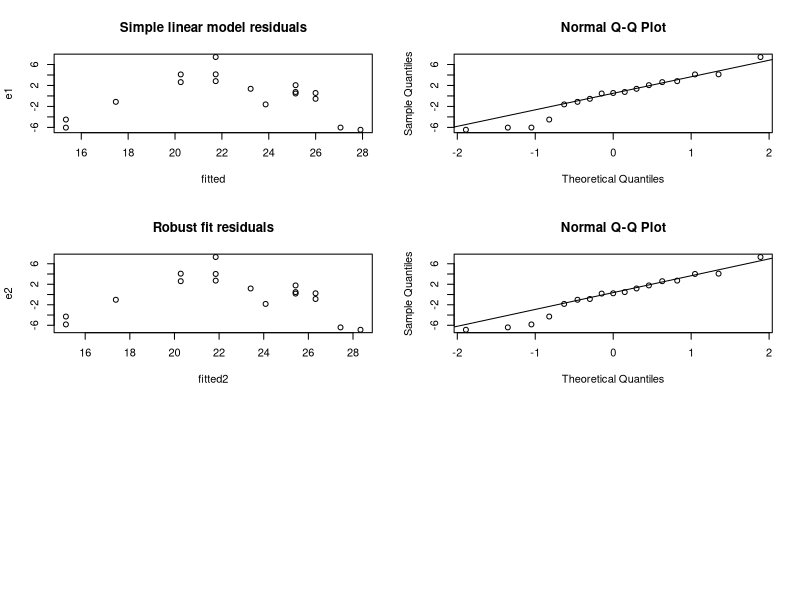

Recreate this plot in R. (Note: this script raises an error after producing the figure.)
# Example 4.8: Testing for lack of fit
#
# This R code illustrates how to test for lack of fit in a simple linear model. Most
# commercial stats packages have build-in functions/options which allow users to test
# for lack of fit easily.

### [1] Input Data
#
x=c(1,1,2,3.3,3.3,4,4,4,4.7,5,5.6,5.6,5.6,6,6,6.5,6.9)
y=c(10.84,9.3,16.35,22.88,24.35,24.56,25.86,29.16,24.59,22.25,25.9,27.2,25.61,25.45,26.56,21.03,21.46)

par(mfrow=c(3,2))
#plot(x,y)

# [2] Fit a simple linear model 

h0=lm(y~x)
#abline(h0)
e1=h0$residuals
fitted=y-e1

plot(fitted,e1)  
title("Simple linear model residuals")
qqnorm(e1)
qqline(e1)  # these plots suggest the model is inadequate
summary.lm(h0)

# [3] Fit a simple linear model using robust method to illustrate
#     the lack of fit problem may NOT be because of outliers

library(robustbase)  # loading the robustbase package
h0rob=lmrob(y~x)
e2=h0rob$residuals
fitted2=y-e2
plot(fitted2,e2)
title("Robust fit residuals")
summary.lm(h0rob)


qqnorm(e2)
qqline(e2)  # the fit did not improve, suggesting outliers are not the problem


# [4] test lack of fit

n=length(y)
ybar=y
index=c(1:n)
m=1

for (i in 1:n) {
     m1=index[x==x[i]]
     ybar[m1]=mean(y[m1])
     if ((i>1) && (x[i] != x[i-1])) m=m+1
               }
SSRes=sum(e1^2)
SSPe=sum((y-ybar)^2)
SSlof=SSRes-SSPe
SSRes
SSPe
SSlof

F0=SSlof/(m-2)/(SSPe/(n-m))
F0
pvalue=1-pf(F0,m-2,n-m)
cat("The p-value for the lack of fit test is:", pvalue, "\n")  # pv=0.001388

# [5] Fit a second order model with the quadratic term

x2=x^2
h0quad=lm(y~x+x2)
abline(hquad)
e3=h0quad$residuals
fitted3=y-e3
summary.lm(h0quad)

plot(fitted3,e3)  
title("2nd order model residuals")

qqnorm(e3)  # these plots suggest the 2nd order model fits better (two mild outliers?).
qqline(e3)  # the R^2 and Radj^2 values are also much larger than before. 

# The lack of fit is significant (pvalue < 0.01) and 2nd order model more appropriate.
